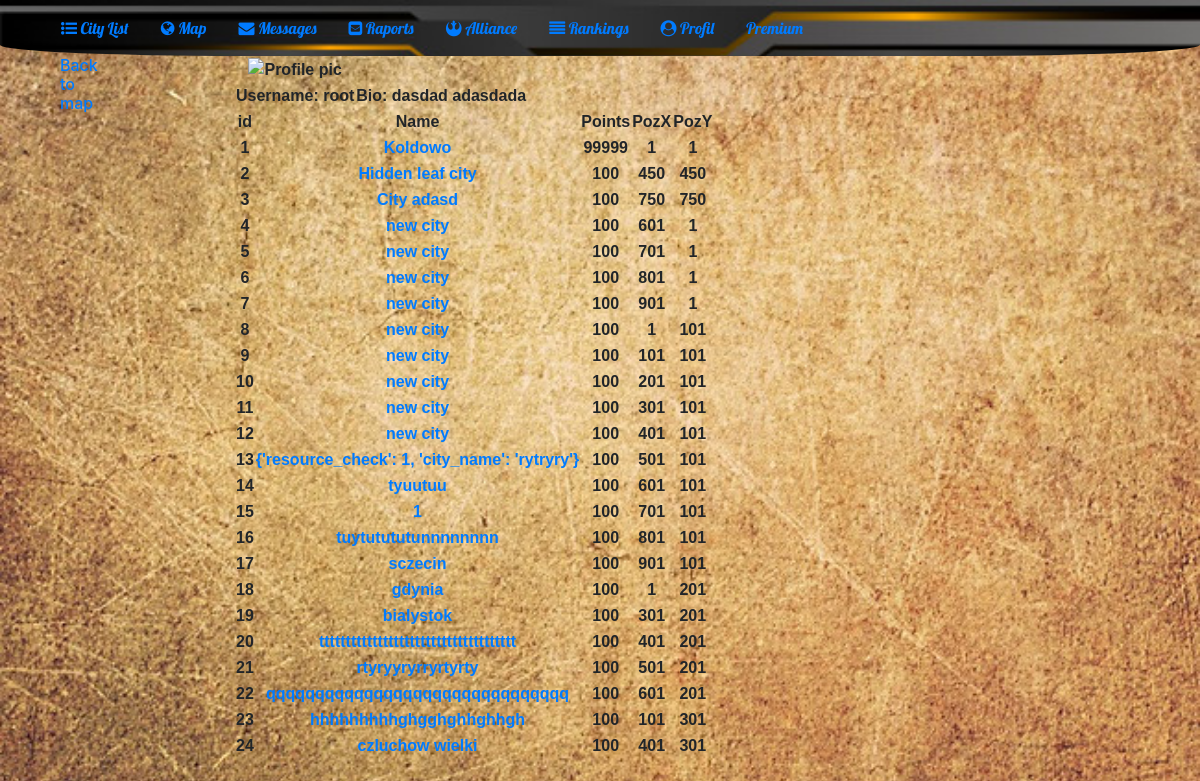
Page /mapa/1/1/ (signed in) on the committed database.
### mainPage/models.py (models this page shows, shortened)
class Profile(models.Model):
    user = models.OneToOneField(User, on_delete=models.CASCADE)
    alliance = models.ForeignKey(alliance.models.Alliance, on_delete=models.CASCADE, blank=True, null=True)
    bio = models.TextField(null=True, blank=True)
    profile_pic = models.FileField(null=True, blank=True)
    is_premium = models.BooleanField(default=False)
    until_premium = models.DateTimeField(blank=True, null=True)

### cityMap/models.py (models this page shows, shortened)
class CityOwned(models.Model):
    city_owner = models.ForeignKey('auth.User', on_delete=models.CASCADE)
    city_name = models.CharField(max_length=100, default="City")
    is_capital = models.BooleanField(default=False)
    pos_x = models.IntegerField(default=1)
    pos_y = models.IntegerField(default=1)
    server = models.ForeignKey(Server, on_delete=models.CASCADE, blank=True, null=True)
    town_hall = models.IntegerField(default=1)
    barracks = models.IntegerField(default=1)
    roads = models.IntegerField(default=1)
    mines = models.IntegerField(default=1)
    power_plant = models.IntegerField(default=1)
    farms = models.IntegerField(default=1)
    housing = models.IntegerField(default=1)
    infantry = models.IntegerField(default=0)
    hinfantry = models.IntegerField(default=0)
    planes = models.IntegerField(default=0)
    ltanks = models.IntegerField(default=0)
    htanks = models.IntegerField(default=0)
    motorized = models.IntegerField(default=0)
    food = models.IntegerField(default=0)
    electricity = models.IntegerField(default=0)
    ore = models.IntegerField(default=0)
    population = models.IntegerField(default=100)
    points = models.IntegerField(default=100)

### worldMap/views.py (the view)
# urls.py: path('<int:id_of_city>/<int:id_of_user>/', views.city_owner_detail_info, name='city_owner_detail_info'),
@login_required(login_url='../../../../../../../')
def city_owner_detail_info(request, id_of_city, id_of_user):
    user = User.objects.get(id=id_of_user)
    citys = cityMap.models.CityOwned.objects.filter(city_owner=user)
    profil = Profile.objects.get(user=user)
    return render(request, 'userDetailInfo.html', {'user': user, 'profil': profil, 'citys': citys})

### worldMap/templates/userDetailInfo.html (shortened to what this page needs)
<!doctype html>
<html lang="en">
  <head>
      {% load static %}
      <link rel="stylesheet" href="https://stackpath.bootstrapcdn.com/bootstrap/4.1.3/css/bootstrap.min.css">
      <link rel="stylesheet" href="{% static 'messagess/messagessCss.css' %}">
      <link href="https://maxcdn.bootstrapcdn.com/font-awesome/4.7.0/css/font-awesome.min.css" rel="stylesheet">
  </head>
  <body>
    <nav class="navbar navbar-expand-md navbar-dark" >
        <div class="container" id="borderimg1">
            <div class="collapse navbar-collapse nav-fill w-100" id="collapsibleNavbar">
                    <a class="nav-link" href="/miasto/cityList/"><i class="fa fa-list-ul"></i> City List</a>
                     <a class="nav-link" href="../mapa/"><i class="fa fa-globe"></i> Map</a>
                     <a class="nav-link" href="../wiadomosci"><i class="fa fa-envelope"></i> Messages</a>
                     <a class="nav-link" href="../raporty"><i class="fa fa-envelope-square"></i> Raports</a>
                     <a class="nav-link" href="../sojusz"><i class="fa fa-rebel"></i> Alliance</a>
                     <a class="nav-link" href="../rankingi"><i class="fa fa-align-justify"></i> Rankings</a>
                     <a class="nav-link" href="../profil"><i class="fa fa-user-circle"></i> Profil</a>
                     <a class="nav-link" href="../premium"> Premium</a>
             </div>
        </div>
    </nav>
     <div class="container" id="containerDiv">
         <div class="row">
            <div class="col-2 messagesPanel text-center">
                <div class="col-2 messagesPanel text-center">
                    <h6><a href="../../">Back to map</a></h6>
                </div>
            </div>
            <div class="col-10 messagesPanel text-center">
                <table>
                    <tr>
                        {% if not profil.profile_pic %}
                            <th><img height="350" width="220"src="{% static 'alliance/defaultProfilePic.jpg' %} " alt="Profile pic"/></th>
                        {% else %}
                            <th><img height="350" width="220"src='{{ profil.profile_pic}}' alt="Profile pic"/></th>
                        {% endif %}
                    </tr>
					<tr>
						<th> Username: {{ user.username }}</th>
                        <th> Bio: {{ profil.bio }}</th>
					</tr>
                </table>
                <table>
                    <tr>
                        <th>id</th>
                        <th>Name</th>
                        <th>Points</th>
                        <td>PozX</td>
                        <td>PozY</td>
                    </tr>
                    {% for city in citys %}
                    <tr>
                        <th>{{ forloop.counter }}</th>
                        <th><a href='../../{{ city.id }}'>{{ city.city_name }}</a></th>
                        <th>{{ city.points }}</th>
                        <td>{{ city.pos_x }}</td>
                        <td>{{ city.pos_y }}</td>
                    </tr>
                    {% endfor %}
                </table>
            </div>
        </div>
    </div>
  </body>
</html>

### messagess/static/messagess/messagessCss.css (style rules this page uses)
body { background: url('../cityMap/assets/yellowBackground2.png') no-repeat center center fixed; background-size: cover; }
nav { background: url('../cityMap/assets/yellowBackground3.png'); background-size: 100%; border-bottom-left-radius: 20%; border-bottom-right-radius: 20%; font-family: 'Lobster'; }
th, td { border-top: none; font-weight: bold; }
table { font-family: arial, sans-serif; }

### rows in the picture
Profile: bio "dasdad adasdada"
CityOwned: city_name "Koldowo", points "99999", pos_x "1", pos_y "1"
CityOwned: city_name "Hidden leaf city", points "100", pos_x "450", pos_y "450"
CityOwned: city_name "City adasd", points "100", pos_x "750", pos_y "750"
CityOwned: city_name "new city", points "100", pos_x "601", pos_y "1"
CityOwned: city_name "new city", points "100", pos_x "701", pos_y "1"
CityOwned: city_name "new city", points "100", pos_x "801", pos_y "1"
CityOwned: city_name "new city", points "100", pos_x "901", pos_y "1"
CityOwned: city_name "new city", points "100", pos_x "1", pos_y "101"
CityOwned: city_name "new city", points "100", pos_x "101", pos_y "101"
CityOwned: city_name "new city", points "100", pos_x "201", pos_y "101"
CityOwned: city_name "new city", points "100", pos_x "301", pos_y "101"
CityOwned: city_name "new city", points "100", pos_x "401", pos_y "101"
CityOwned: city_name "{'resource_check': 1, 'city_name': 'rytryry'}", points "100", pos_x "501", pos_y "101"
CityOwned: city_name "tyuutuu", points "100", pos_x "601", pos_y "101"
CityOwned: city_name "1", points "100", pos_x "701", pos_y "101"
CityOwned: city_name "tuytutututunnnnnnnn", points "100", pos_x "801", pos_y "101"
CityOwned: city_name "sczecin", points "100", pos_x "901", pos_y "101"
CityOwned: city_name "gdynia", points "100", pos_x "1", pos_y "201"
CityOwned: city_name "bialystok", points "100", pos_x "301", pos_y "201"
CityOwned: city_name "ttttttttttttttttttttttttttttttttttttt", points "100", pos_x "401", pos_y "201"
CityOwned: city_name "rtyryyryrryrtyrty", points "100", pos_x "501", pos_y "201"
CityOwned: city_name "qqqqqqqqqqqqqqqqqqqqqqqqqqqqqqq", points "100", pos_x "601", pos_y "201"
CityOwned: city_name "hhhhhhhhhghgghghhghhgh", points "100", pos_x "101", pos_y "301"
CityOwned: city_name "czluchow wielki", points "100", pos_x "401", pos_y "301"

### other values in the picture
{{ user.username }} "root"
